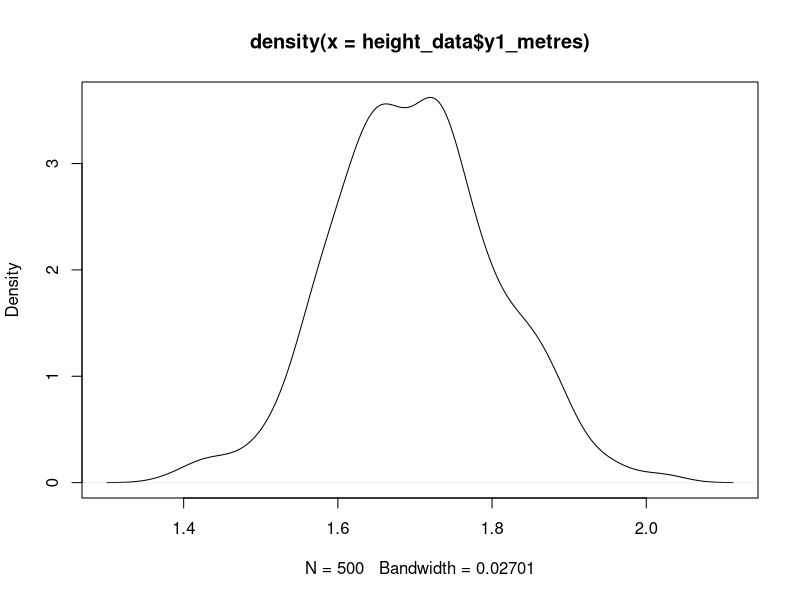
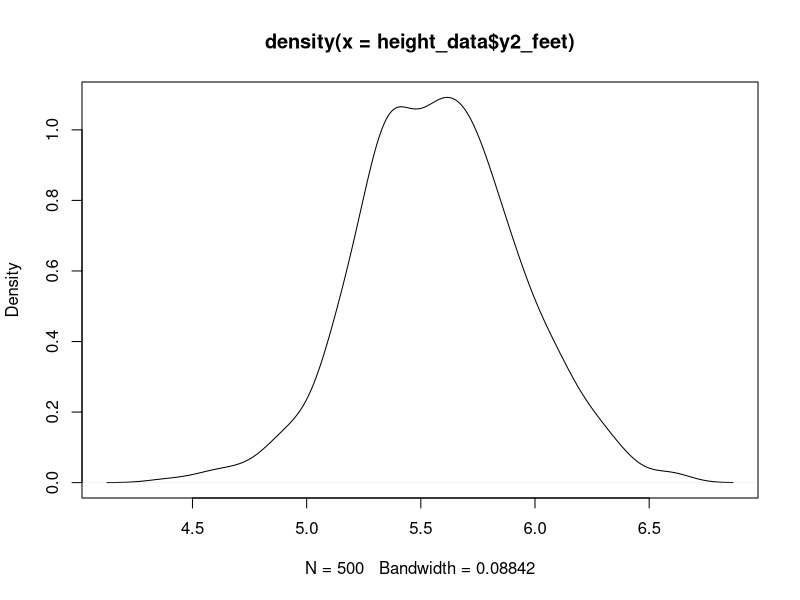
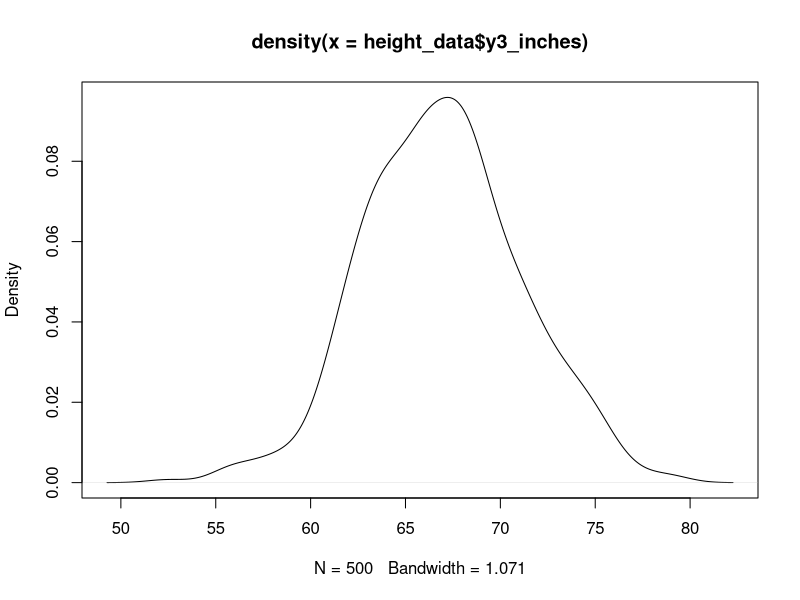

Recreate these plots in R, in order. (Note: this script raises an error after producing the figures.)
## ---- chunk 1
library(lavaan)
library(tidyverse)
## ---- chunk 2
set.seed(1234)

height_data <- data.frame(f = rnorm(500, 1.7, 0.1 ), e1 = rnorm(500, 0, 0.02), 
                          e2 = rnorm(500,   0, 0.02), e3 = rnorm(500, 0, 0.02)
                          )
## ---- chunk 3
height_data <- height_data %>%
  mutate(y1_metres =  f + e1, 
         y2_feet   = (f + e2)*3.28, 
         y3_inches = (f + e3)*39.37
         )
## ---- chunk 4
plot(density(height_data$y1_metres))
plot(density(height_data$y2_feet))
plot(density(height_data$y3_inches))
## ---- chunk 5
desc_stats <- data.frame(
  Mean = sapply(height_data, mean),
  Median = sapply(height_data, median),
  SD = sapply(height_data, sd)
  )

print(desc_stats)
## ---- chunk 6
cor(height_data)
## ---- chunk 7
height_metres <- ' Height =~ y1_metres + y2_feet + y3_inches '
## ---- chunk 8
fit_height_metres <- cfa(height_metres, data = height_data)
## ---- chunk 9
summary(fit_height_metres, standardized = TRUE, rsquare = T)
## ---- chunk 10
height_feet <- ' Height =~ y2_feet + y1_metres + y3_inches '

fit_height_feet <- cfa(height_feet, data = height_data)

summary(fit_height_feet, standardized = TRUE, rsquare = T)
